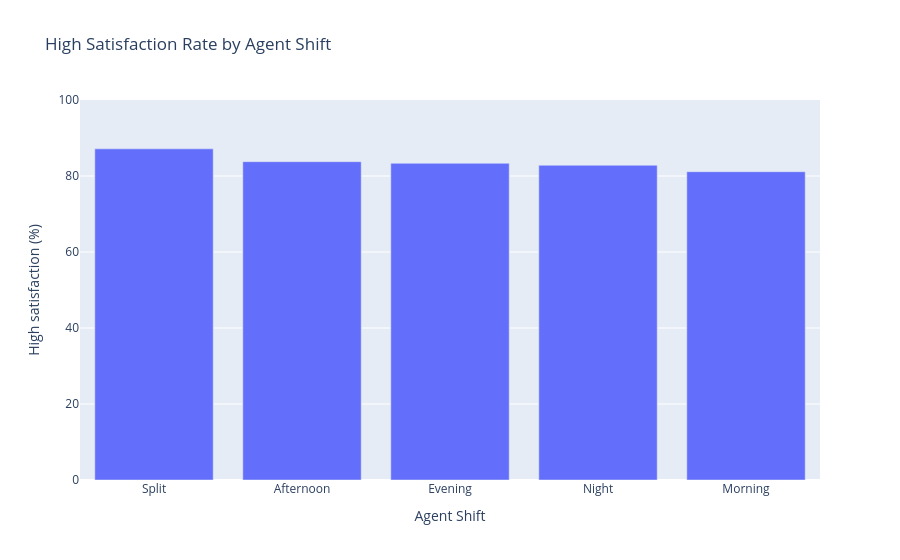

Write notebook code for a chart like this one.
### Markdown cell above
## Cell 12 — Agent shift vs satisfaction
Use this comparison to explore whether reported satisfaction differs across support shifts.

### Code cell
shift_summary = df.groupby("Agent Shift", dropna=False).agg(
    Records=("Satisfaction", "size"),
    High_Satisfaction_Rate=("Satisfaction", lambda s: (s == "High").mean() * 100)
).reset_index().sort_values("High_Satisfaction_Rate", ascending=False)

shift_summary["Agent Shift"] = shift_summary["Agent Shift"].fillna("Unknown").astype(str)
display(shift_summary.round(2))

fig = px.bar(
    shift_summary, x="Agent Shift", y="High_Satisfaction_Rate",
    hover_data=["Records"], title="High Satisfaction Rate by Agent Shift",
    labels={"High_Satisfaction_Rate":"High satisfaction (%)"}
)
fig.update_layout(yaxis_range=[0, 100])
fig.show()

### Figure 1 — Plotly figure (JSON) as saved in the notebook; plotly's stock layout.template omitted (floating-point values rounded to 4 significant figures)
{"data": [{"customdata": [[3648], [5840], [33677], [1316], [41426]], "hovertemplate": "Agent Shift=%{x}<br>High satisfaction (%)=%{y}<br>Records=%{customdata[0]}<extra></extra>", "legendgroup": "", "marker": {"color": "#636efa", "pattern": {"shape": ""}}, "name": "", "orientation": "v", "showlegend": false, "textposition": "auto", "type": "bar", "x": ["Split", "Afternoon", "Evening", "Night", "Morning"], "xaxis": "x", "y": [87.14, 83.77, 83.34, 82.83, 81.13], "yaxis": "y"}], "layout": {"barmode": "relative", "legend": {"tracegroupgap": 0}, "title": {"text": "High Satisfaction Rate by Agent Shift"}, "xaxis": {"anchor": "y", "domain": [0, 1], "title": {"text": "Agent Shift"}}, "yaxis": {"anchor": "x", "domain": [0, 1], "range": [0, 100], "title": {"text": "High satisfaction (%)"}}}}
